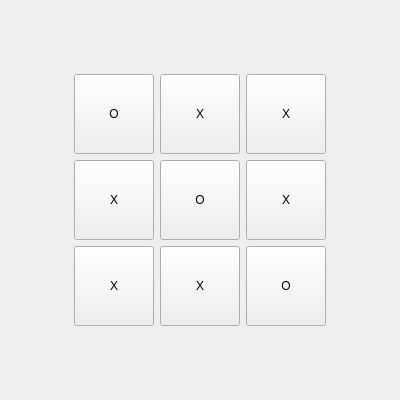
<?xml version="1.0" encoding="UTF-8"?>
<ui version="4.0">
 <class>MidTermUi</class>
 <widget class="QWidget" name="MidTermUi">
  <property name="geometry">
   <rect>
    <x>0</x>
    <y>0</y>
    <width>400</width>
    <height>400</height>
   </rect>
  </property>
  <property name="windowTitle">
   <string>Tic-Tac-Toe</string>
  </property>
  <layout class="QVBoxLayout" name="verticalLayout">
   <item>
    <spacer name="verticalSpacer_top">
     <property name="orientation">
      <enum>Qt::Vertical</enum>
     </property>
     <property name="sizeHint" stdset="0">
      <size>
       <width>20</width>
       <height>40</height>
      </size>
     </property>
    </spacer>
   </item>
   <item>
    <layout class="QHBoxLayout" name="horizontalLayout_1">
     <item>
      <spacer name="horizontalSpacer_1_left">
       <property name="orientation">
        <enum>Qt::Horizontal</enum>
       </property>
       <property name="sizeHint" stdset="0">
        <size>
         <width>40</width>
         <height>20</height>
        </size>
       </property>
      </spacer>
     </item>
     <item>
      <widget class="QPushButton" name="button_0_0">
       <property name="minimumSize">
        <size>
         <width>80</width>
         <height>80</height>
        </size>
       </property>
       <property name="maximumSize">
        <size>
         <width>80</width>
         <height>80</height>
        </size>
       </property>
       <property name="text">
        <string>O</string>
       </property>
      </widget>
     </item>
     <item>
      <widget class="QPushButton" name="button_0_1">
       <property name="minimumSize">
        <size>
         <width>80</width>
         <height>80</height>
        </size>
       </property>
       <property name="maximumSize">
        <size>
         <width>80</width>
         <height>80</height>
        </size>
       </property>
       <property name="text">
        <string>X</string>
       </property>
      </widget>
     </item>
     <item>
      <widget class="QPushButton" name="button_0_2">
       <property name="minimumSize">
        <size>
         <width>80</width>
         <height>80</height>
        </size>
       </property>
       <property name="maximumSize">
        <size>
         <width>80</width>
         <height>80</height>
        </size>
       </property>
       <property name="text">
        <string>X</string>
       </property>
      </widget>
     </item>
     <item>
      <spacer name="horizontalSpacer_1_right">
       <property name="orientation">
        <enum>Qt::Horizontal</enum>
       </property>
       <property name="sizeHint" stdset="0">
        <size>
         <width>40</width>
         <height>20</height>
        </size>
       </property>
      </spacer>
     </item>
    </layout>
   </item>
   <item>
    <layout class="QHBoxLayout" name="horizontalLayout_2">
     <item>
      <spacer name="horizontalSpacer_2_left">
       <property name="orientation">
        <enum>Qt::Horizontal</enum>
       </property>
       <property name="sizeHint" stdset="0">
        <size>
         <width>40</width>
         <height>20</height>
        </size>
       </property>
      </spacer>
     </item>
     <item>
      <widget class="QPushButton" name="button_1_0">
       <property name="minimumSize">
        <size>
         <width>80</width>
         <height>80</height>
        </size>
       </property>
       <property name="maximumSize">
        <size>
         <width>80</width>
         <height>80</height>
        </size>
       </property>
       <property name="text">
        <string>X</string>
       </property>
      </widget>
     </item>
     <item>
      <widget class="QPushButton" name="button_1_1">
       <property name="minimumSize">
        <size>
         <width>80</width>
         <height>80</height>
        </size>
       </property>
       <property name="maximumSize">
        <size>
         <width>80</width>
         <height>80</height>
        </size>
       </property>
       <property name="text">
        <string>O</string>
       </property>
      </widget>
     </item>
     <item>
      <widget class="QPushButton" name="button_1_2">
       <property name="minimumSize">
        <size>
         <width>80</width>
         <height>80</height>
        </size>
       </property>
       <property name="maximumSize">
        <size>
         <width>80</width>
         <height>80</height>
        </size>
       </property>
       <property name="text">
        <string>X</string>
       </property>
      </widget>
     </item>
     <item>
      <spacer name="horizontalSpacer_2_right">
       <property name="orientation">
        <enum>Qt::Horizontal</enum>
       </property>
       <property name="sizeHint" stdset="0">
        <size>
         <width>40</width>
         <height>20</height>
        </size>
       </property>
      </spacer>
     </item>
    </layout>
   </item>
   <item>
    <layout class="QHBoxLayout" name="horizontalLayout_3">
     <item>
      <spacer name="horizontalSpacer_3_left">
       <property name="orientation">
        <enum>Qt::Horizontal</enum>
       </property>
       <property name="sizeHint" stdset="0">
        <size>
         <width>40</width>
         <height>20</height>
        </size>
       </property>
      </spacer>
     </item>
     <item>
      <widget class="QPushButton" name="button_2_0">
       <property name="minimumSize">
        <size>
         <width>80</width>
         <height>80</height>
        </size>
       </property>
       <property name="maximumSize">
        <size>
         <width>80</width>
         <height>80</height>
        </size>
       </property>
       <property name="text">
        <string>X</string>
       </property>
      </widget>
     </item>
     <item>
      <widget class="QPushButton" name="button_2_1">
       <property name="minimumSize">
        <size>
         <width>80</width>
         <height>80</height>
        </size>
       </property>
       <property name="maximumSize">
        <size>
         <width>80</width>
         <height>80</height>
        </size>
       </property>
       <property name="text">
        <string>X</string>
       </property>
      </widget>
     </item>
     <item>
      <widget class="QPushButton" name="button_2_2">
       <property name="minimumSize">
        <size>
         <width>80</width>
         <height>80</height>
        </size>
       </property>
       <property name="maximumSize">
        <size>
         <width>80</width>
         <height>80</height>
        </size>
       </property>
       <property name="text">
        <string>O</string>
       </property>
      </widget>
     </item>
     <item>
      <spacer name="horizontalSpacer_3_right">
       <property name="orientation">
        <enum>Qt::Horizontal</enum>
       </property>
       <property name="sizeHint" stdset="0">
        <size>
         <width>40</width>
         <height>20</height>
        </size>
       </property>
      </spacer>
     </item>
    </layout>
   </item>
   <item>
    <spacer name="verticalSpacer_bottom">
     <property name="orientation">
      <enum>Qt::Vertical</enum>
     </property>
     <property name="sizeHint" stdset="0">
      <size>
       <width>20</width>
       <height>40</height>
      </size>
     </property>
    </spacer>
   </item>
  </layout>
 </widget>
 <resources/>
 <connections/>
</ui>
